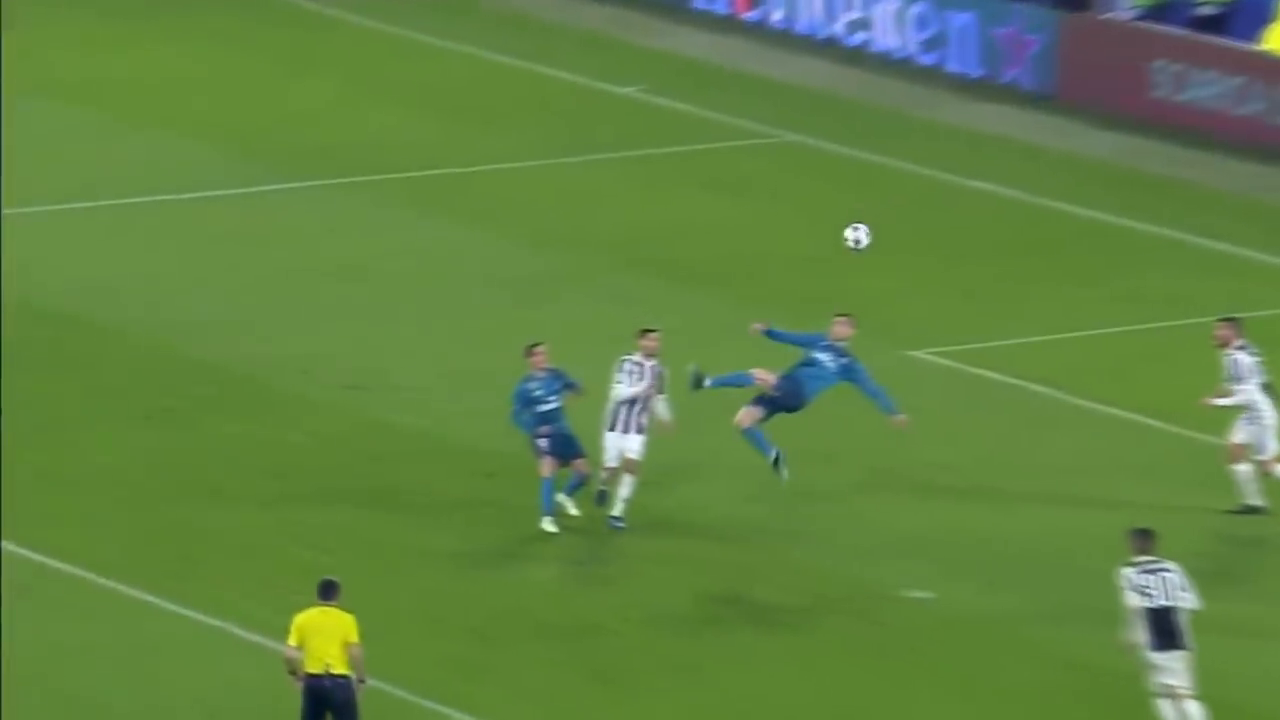
#> input picture frame 63 of Videos/CR7_goal.mp4, 1280 x 720 px
$ python video_reading_demo.py
#> lines starting #> are read from the running program, lines starting #| are printed output that depends on the picture
import numpy as np
import cv2 as cv

# Load the video
cap = cv.VideoCapture('./CR7_goal.mp4')

while(cap.isOpened()):
    ret, frame = cap.read()
#> frame is the input picture: shape (720, 1280, 3); mean B, G, R 66.5, 131, 96.4

    # Define the video format
    video = cv.cvtColor(frame, cv.COLOR_BGR2GRAY)
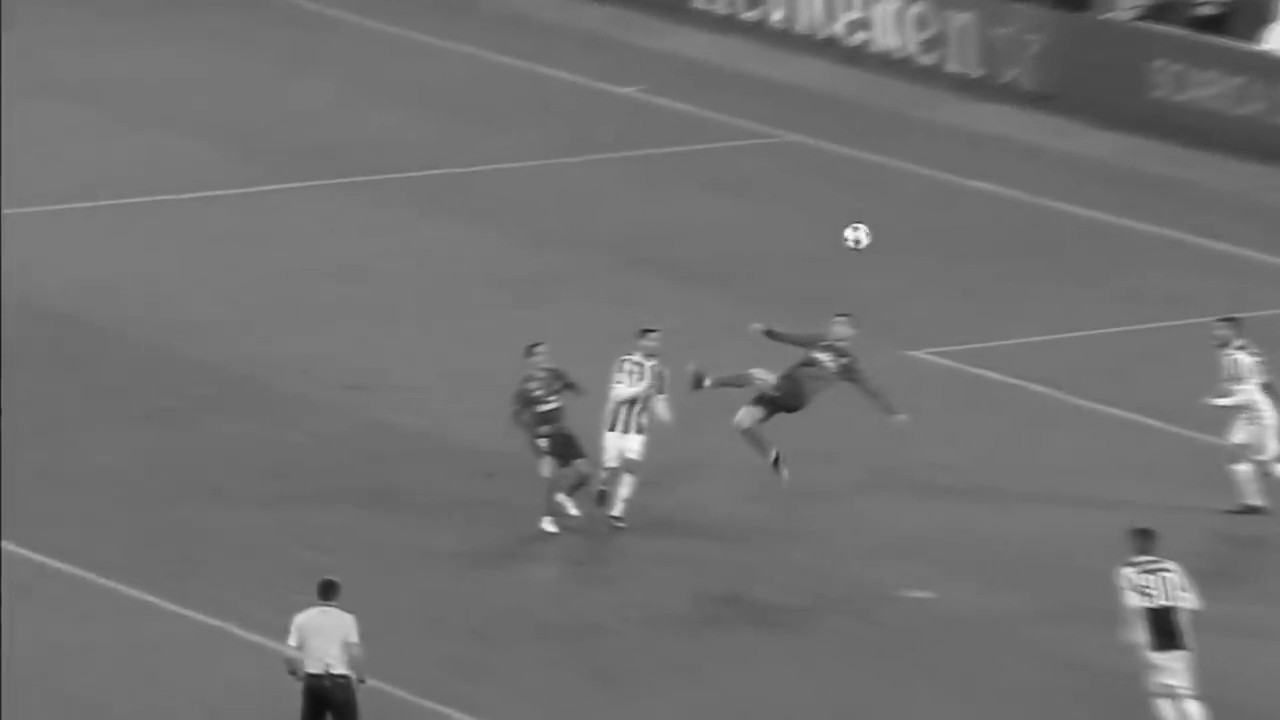
#> video: shape (720, 1280); min 13, max 253, mean 113.3

    # Set the window size
    cv.namedWindow('frame', cv.WINDOW_NORMAL)

    # Show the video
    cv.imshow('frame', video)

    # Exit
    if cv.waitKey(1) & 0xFF == ord('q'):
#> (key q is pressed here)
        break

cap.release()
cv.destroyAllWindows()

$ run again, starting later in the video
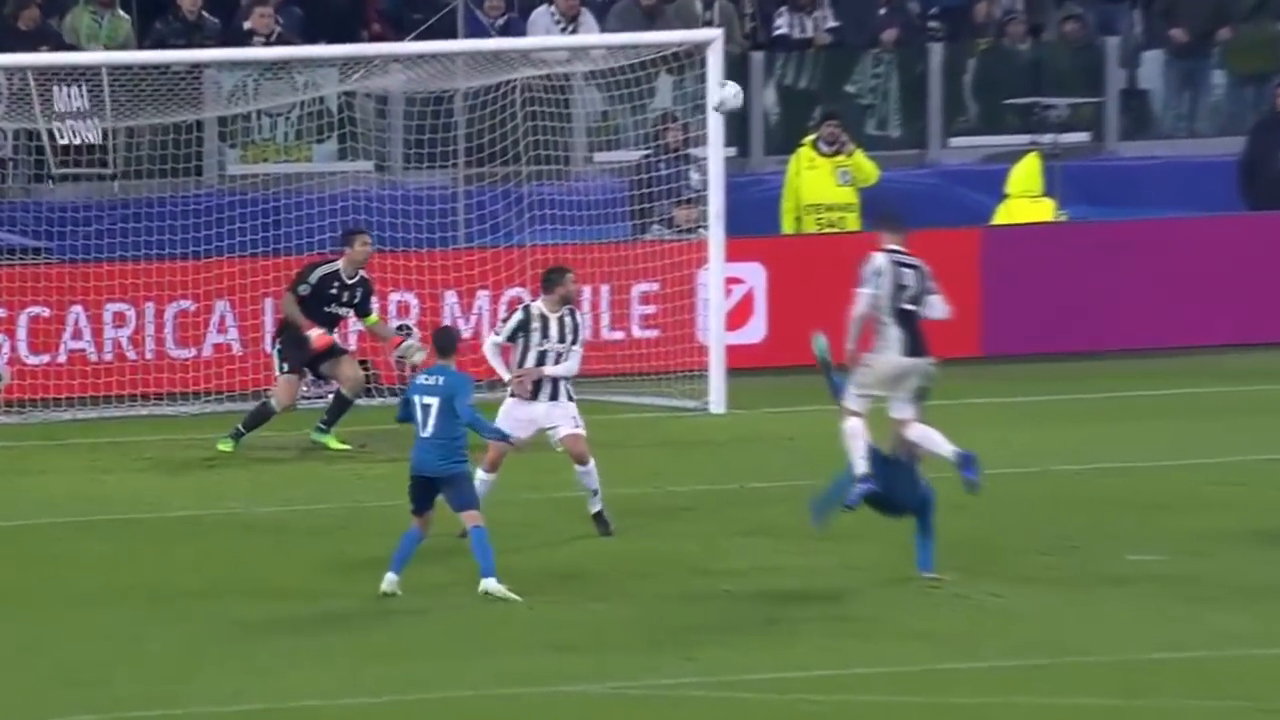
#> input picture frame 284 of Videos/CR7_goal.mp4, 1280 x 720 px
#> frame is the input picture: shape (720, 1280, 3); mean B, G, R 93.5, 103.1, 105
#> `video = cv.cvtColor(frame, cv.COLOR_BGR2GRAY)`:
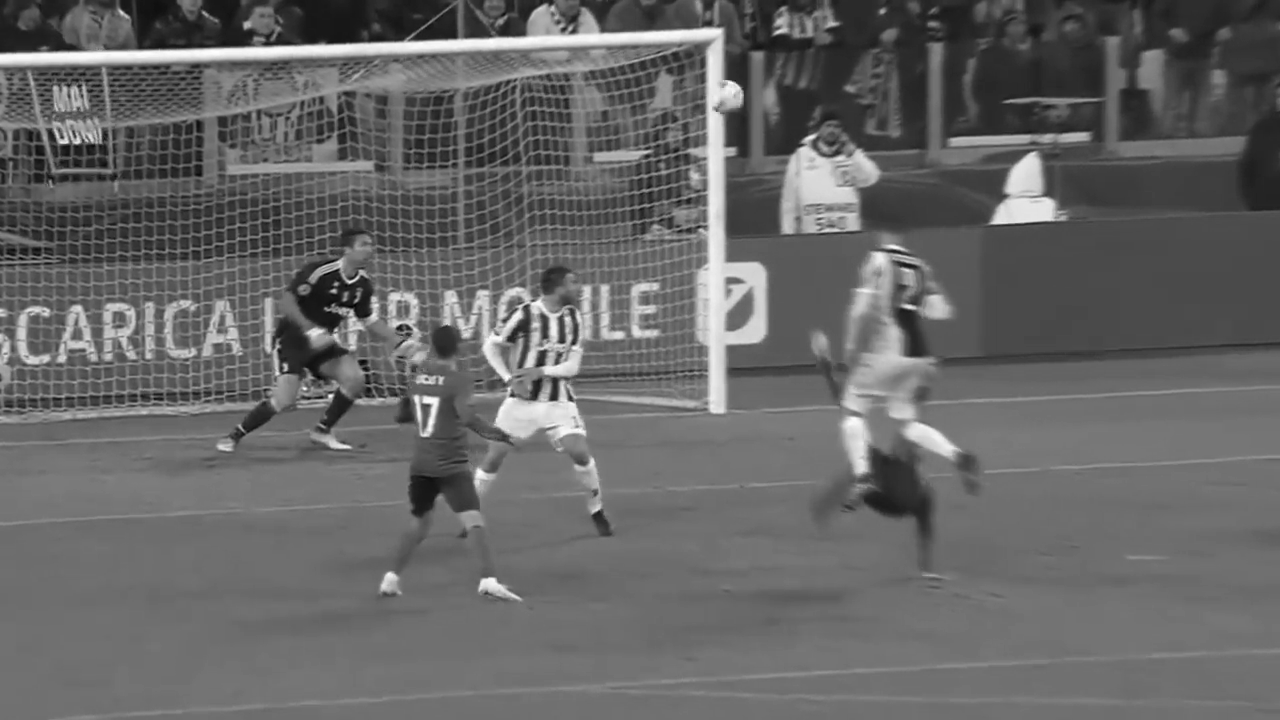
#> video: shape (720, 1280); min 1, max 255, mean 102.6

$ run again, starting later in the video
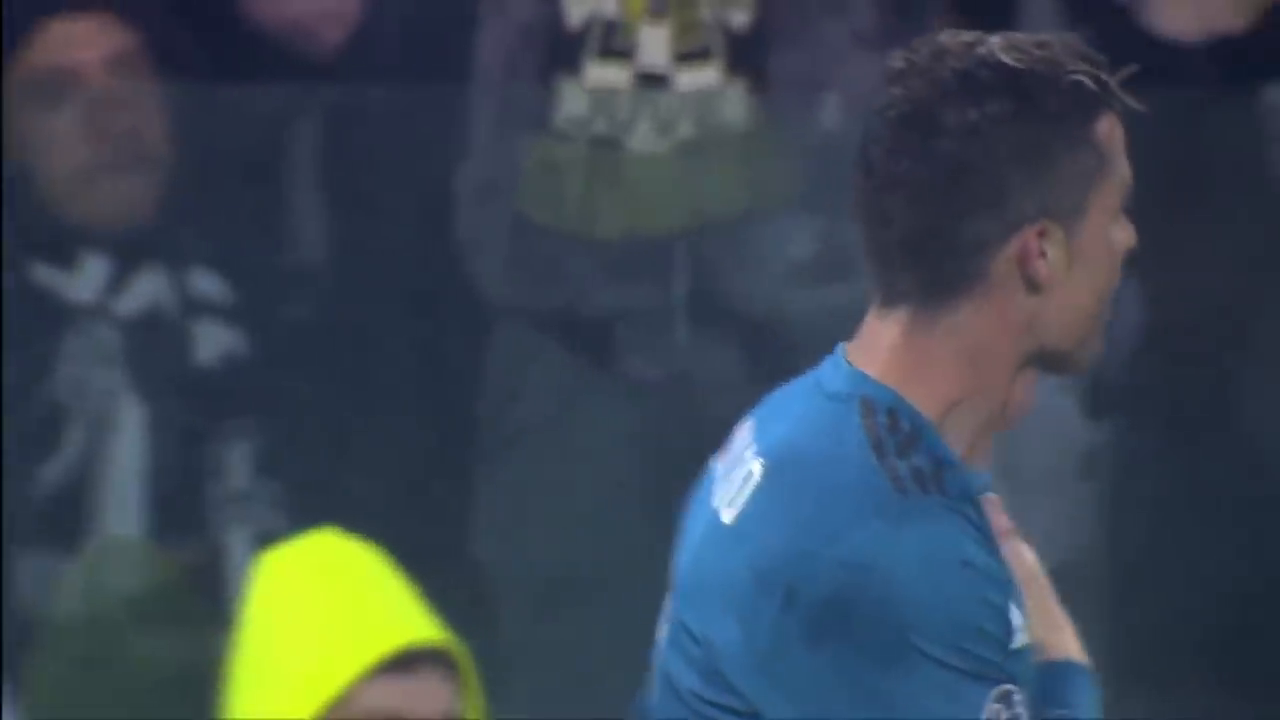
#> input picture frame 505 of Videos/CR7_goal.mp4, 1280 x 720 px
#> frame is the input picture: shape (720, 1280, 3); mean B, G, R 82.7, 72, 59.8
#> `video = cv.cvtColor(frame, cv.COLOR_BGR2GRAY)`:
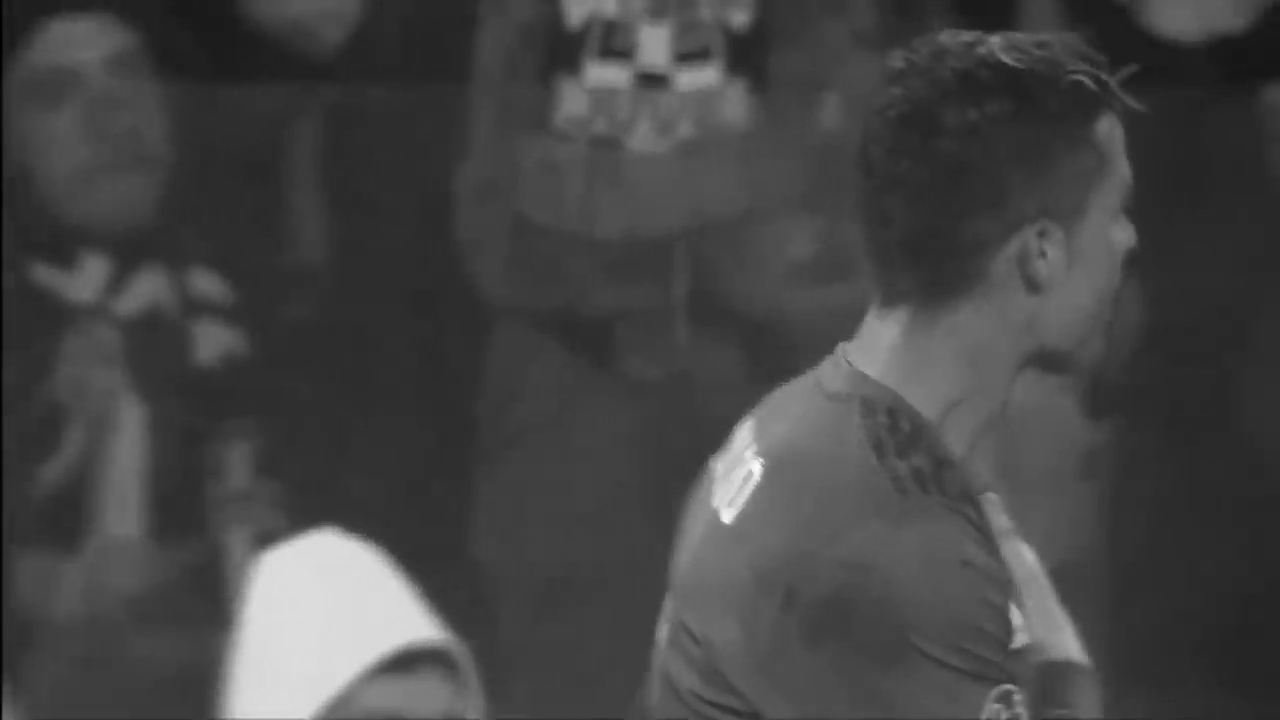
#> video: shape (720, 1280); min 0, max 251, mean 69.5
